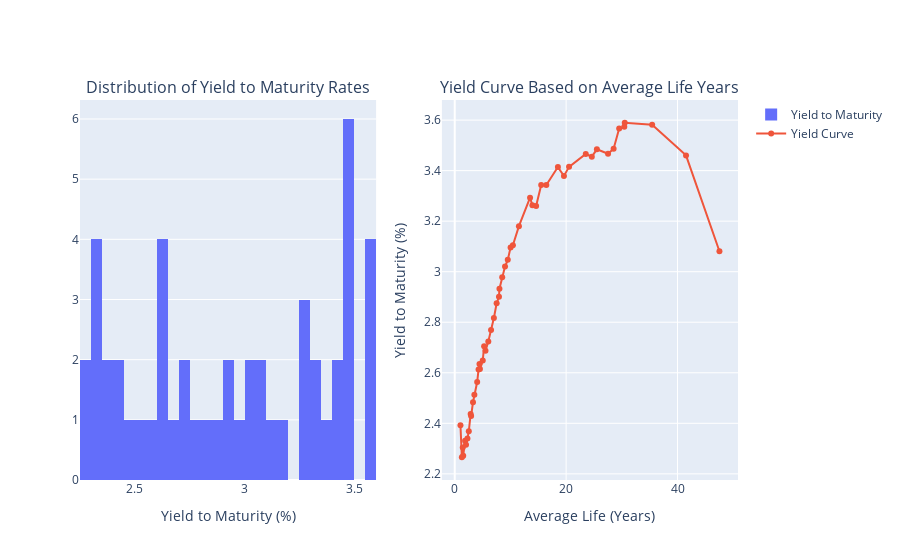

Notebook source saved alongside this figure:
### Markdown cell above
##### Example plots with yield distribution and the curve

### Code cell
plot_yield_distribution_and_curve(index_constituents, 'Constituent Geography', 'France')

### Figure 1 — Plotly figure (JSON) as saved in the notebook; plotly's stock layout.template omitted (floating-point values rounded to 4 significant figures)
{"data": [{"name": "Yield to Maturity", "nbinsx": 50, "type": "histogram", "x": [2.429, 2.615, 2.769, 3.096, 2.613, 2.304, 2.635, 3.379, 3.26, 2.933, 2.688, 2.875, 2.724, 3.582, 3.263, 3.455, 3.105, 3.567, 2.272, 2.34, 3.047, 2.436, 3.466, 2.513, 3.59, 3.343, 3.081, 3.18, 2.331, 2.817, 2.392, 3.293, 3.344, 3.02, 2.483, 2.648, 3.415, 3.487, 3.573, 2.901, 3.484, 2.563, 2.315, 2.705, 2.266, 2.978, 3.467, 3.46, 2.368, 3.414], "xaxis": "x", "yaxis": "y"}, {"mode": "lines+markers", "name": "Yield Curve", "type": "scatter", "x": [1.03, 1.281, 1.444, 1.526, 1.86, 2.03, 2.281, 2.526, 2.86, 2.945, 3.281, 3.526, 4.03, 4.281, 4.444, 4.526, 5.03, 5.281, 5.526, 6.03, 6.526, 7.03, 7.526, 7.945, 8.03, 8.526, 9.03, 9.526, 10.03, 10.44, 11.53, 13.53, 13.95, 14.61, 15.53, 16.44, 18.53, 19.61, 20.53, 23.53, 24.61, 25.53, 27.53, 28.53, 29.53, 30.44, 30.53, 35.44, 41.53, 47.53], "xaxis": "x2", "y": [2.392, 2.266, 2.304, 2.272, 2.331, 2.315, 2.34, 2.368, 2.436, 2.429, 2.483, 2.513, 2.563, 2.613, 2.635, 2.615, 2.648, 2.705, 2.688, 2.724, 2.769, 2.817, 2.875, 2.901, 2.933, 2.978, 3.02, 3.047, 3.096, 3.105, 3.18, 3.293, 3.263, 3.26, 3.344, 3.343, 3.414, 3.379, 3.415, 3.466, 3.455, 3.484, 3.467, 3.487, 3.567, 3.573, 3.59, 3.582, 3.46, 3.081], "yaxis": "y2"}], "layout": {"annotations": [{"font": {"size": 16}, "showarrow": false, "text": "Distribution of Yield to Maturity Rates", "x": 0.225, "xanchor": "center", "xref": "paper", "y": 1, "yanchor": "bottom", "yref": "paper"}, {"font": {"size": 16}, "showarrow": false, "text": "Yield Curve Based on Average Life Years", "x": 0.775, "xanchor": "center", "xref": "paper", "y": 1, "yanchor": "bottom", "yref": "paper"}], "xaxis": {"anchor": "y", "domain": [0, 0.45], "title": {"text": "Yield to Maturity (%)"}}, "xaxis2": {"anchor": "y2", "domain": [0.55, 1], "title": {"text": "Average Life (Years)"}}, "yaxis": {"anchor": "x", "domain": [0, 1]}, "yaxis2": {"anchor": "x2", "domain": [0, 1], "title": {"text": "Yield to Maturity (%)"}}}}
